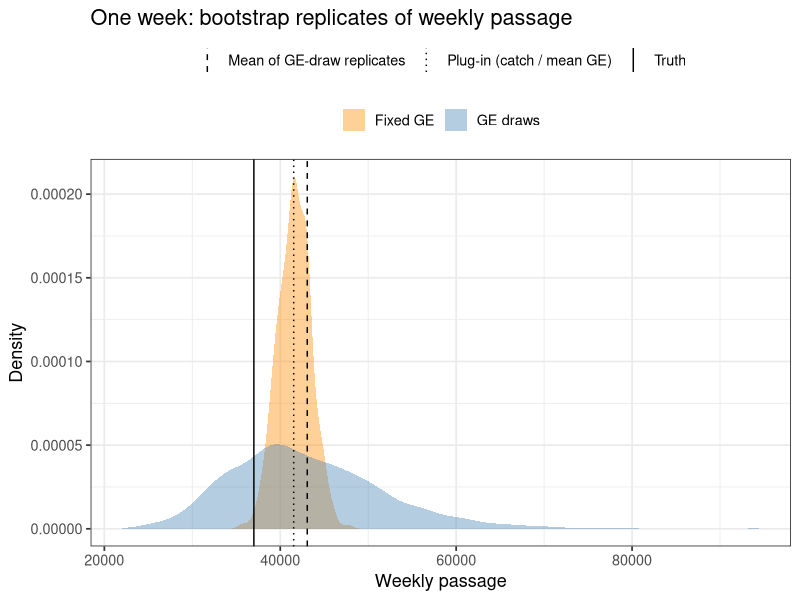
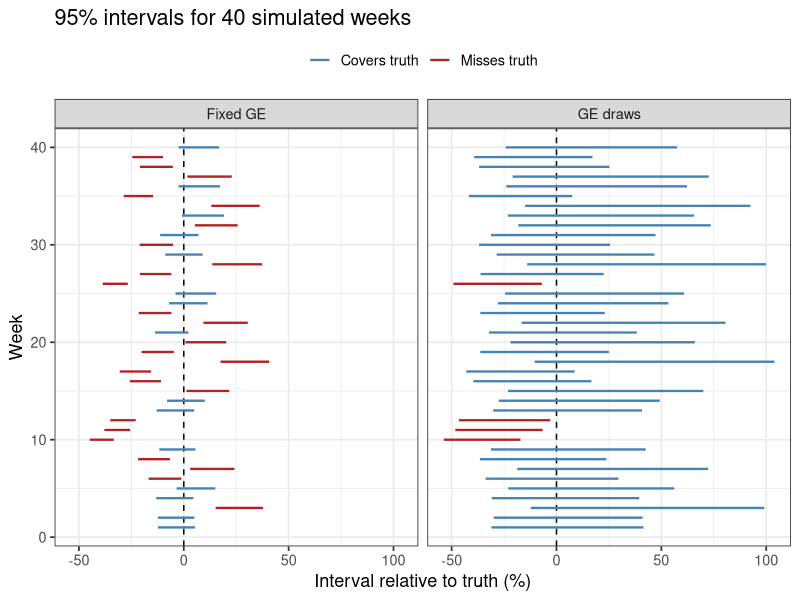

Generate these figures, in order, with R:
# From GE to abundance: whose uncertainty does the bootstrap carry?
# (Run time: about 10 seconds. Times vary up to 2x between computers.)
# (Run 00_setup.R once first: it installs packages and checks JAGS.)
#
# Lower Granite abundance expands the trap catch by the chance a passing fish
# is caught: the sampling rate times guidance efficiency (GE).
#   daily passage = daily catch / (sampling rate x GE)
#
# Two bootstraps for a week's total:
#   Fixed GE (SCRAPI-style): each replicate redraws each day's catch from a
#     binomial, rbinom(1, dailypass, Ptrue), with GE held at one value. The
#     interval carries trap-sampling noise but nothing about GE, even though
#     GE is the shakiest input.
#   GE draws (SCRAPI2-style): each replicate also gets its own GE draw from
#     the GE posterior, and the point estimate is the mean of the replicates.
#     Because 1 / GE is convex, the exact average of the expansion over the GE
#     posterior is above catch / (rate x mean GE) (Jensen's inequality,
#     02_lincoln_petersen.R). A finite bootstrap adds catch-redraw noise, so a
#     single week's replicate mean isn't guaranteed to land above it.
#
# This is a hybrid: catch noise comes from the bootstrap, GE uncertainty from
# posterior draws. It is not a full Bayesian posterior for abundance.
#
# Teaching version: plain R, no JAGS. The GE posterior here is a Beta from a
# simple PIT sample, standing in for the posterior draws from 05 to 07.
# Real SCRAPI also resamples measured fish for the composition splits; that
# part is left out, including posterior genetic stock-assignment uncertainty
# shown in the talk. This example carries catch and GE uncertainty only.
# All data are simulated.

library(ggplot2)

# 0. The talk's one-day fixed-GE bootstrap ----
# Same inputs as "Where Bootstrap Intervals Come From". This section uses a
# 90% interval; the weekly coverage experiment below deliberately uses 95%.
set.seed(20261029)
slide.catch <- 130
slide.rate <- 0.25
slide.ge <- 0.13
slide.B <- 2000
slide.p <- slide.rate * slide.ge
slide.passage <- slide.catch / slide.p
slide.catches <- rbinom(slide.B, round(slide.passage), slide.p)
slide.expanded <- slide.catches / slide.p
cat("Talk example: passage", slide.passage, "from", slide.catch, "caught\n")
cat("First bootstrap catches:", head(slide.catches), "\n")
cat("Simulated middle 90%:", round(quantile(slide.expanded, c(0.05, 0.95))), "\n")
# The slide reports 3,446 to 4,554 from a particular 2,000-replicate run.
# Its RNG state was not supplied. These finite-simulation endpoints can vary.
# The exact binomial quantiles are a reproducible reference, not a bootstrap:
slide.exact <- qbinom(c(0.05, 0.95), round(slide.passage), slide.p) / slide.p
cat("Exact binomial middle-90% endpoints:", round(slide.exact), "\n")
# Exact endpoints round to 3,446 and 4,585. Do not label the slide's simulated
# upper endpoint (4,554) as an exact quantile or tune a seed to force agreement.
stopifnot(abs(slide.passage - 4000) < 1e-8)

set.seed(8)

# 1. True values ----

N.day <- c(3000, 4500, 6000, 8000, 7000, 5000, 3500)   # true daily passage
N.week <- sum(N.day)
rate <- 0.25          # sampling rate
GE <- 0.05            # true guidance efficiency
n.pit <- 600          # PIT-tagged fish informing GE this week
B <- 2000             # bootstrap replicates

# 2. One week, both bootstraps ----

one.week <- function() {
  C <- rbinom(length(N.day), N.day, rate * GE)            # daily trap catch
  g <- rbinom(1, n.pit, GE)                               # PIT fish guided
  ge.draws <- rbeta(B, g + 1, n.pit - g + 1)              # GE posterior draws
  ge.mean <- mean(ge.draws)

  # Fixed GE: one GE for every replicate
  pass.fixed <- C / (rate * ge.mean)
  plug.in <- sum(pass.fixed)
  boot.fixed <- replicate(B, sum(rbinom(length(C), round(pass.fixed), rate * ge.mean) / (rate * ge.mean)))

  # GE draws: each replicate carries its own GE
  boot.draws <- sapply(ge.draws, function(ge) {
    pass <- C / (rate * ge)
    sum(rbinom(length(C), round(pass), rate * ge) / (rate * ge))
  })

  list(plug.in = plug.in, boot.fixed = boot.fixed, boot.draws = boot.draws,
       est.draws = mean(boot.draws), med.draws = median(boot.draws))
}

wk <- one.week()
ci <- function(x) round(quantile(x, c(0.025, 0.975)))
cat("True weekly passage:", N.week, "\n")
cat("Fixed GE:  plug-in estimate", round(wk$plug.in), "  95% interval", ci(wk$boot.fixed), "\n")
cat("GE draws:  mean of replicates", round(wk$est.draws), "  95% interval", ci(wk$boot.draws), "\n")
cat("Plug-in sits at the", round(100 * mean(wk$boot.draws < wk$plug.in)),
    "th percentile of the GE-draw replicates\n")

# 3. Repeat over many weeks ----

n.weeks <- 300
res <- t(replicate(n.weeks, {
  w <- one.week()
  c(plug.in = w$plug.in, est.draws = w$est.draws, med.draws = w$med.draws,
    lo.fixed = unname(quantile(w$boot.fixed, 0.025)), hi.fixed = unname(quantile(w$boot.fixed, 0.975)),
    lo.draws = unname(quantile(w$boot.draws, 0.025)), hi.draws = unname(quantile(w$boot.draws, 0.975)))
}))
res <- as.data.frame(res)

cover.fixed <- mean(res$lo.fixed <= N.week & N.week <= res$hi.fixed)
cover.draws <- mean(res$lo.draws <= N.week & N.week <= res$hi.draws)
cat("\nOver", n.weeks, "simulated weeks:\n")
cat("95% interval coverage   fixed GE:", round(100 * cover.fixed, 1), "%   GE draws:", round(100 * cover.draws, 1), "%\n")
cat("Median interval width   fixed GE:", round(median(res$hi.fixed - res$lo.fixed)),
    "   GE draws:", round(median(res$hi.draws - res$lo.draws)), "\n")
cat("Mean % error vs truth   plug-in:", round(100 * (mean(res$plug.in) / N.week - 1), 1),
    "%   mean of GE-draw replicates:", round(100 * (mean(res$est.draws) / N.week - 1), 1),
    "%   median of GE-draw replicates:", round(100 * (mean(res$med.draws) / N.week - 1), 1), "%\n")
cat("Weeks where the plug-in falls below the mean of the GE-draw replicates:",
    round(100 * mean(res$plug.in < res$est.draws)), "%\n")

# 4. Plot ----
# Each plot prints on its own.

boot.df <- rbind(data.frame(method = "Fixed GE", total = wk$boot.fixed),
                 data.frame(method = "GE draws", total = wk$boot.draws))
lines.df <- data.frame(what = c("Truth", "Plug-in (catch / mean GE)", "Mean of GE-draw replicates"),
                       x = c(N.week, wk$plug.in, wk$est.draws))
p1 <- ggplot(boot.df, aes(total, fill = method)) +
  geom_density(alpha = 0.4, color = NA) +
  geom_vline(data = lines.df, aes(xintercept = x, linetype = what)) +
  scale_fill_manual(NULL, values = c("Fixed GE" = "darkorange", "GE draws" = "steelblue")) +
  scale_linetype_manual(NULL, values = c("Truth" = "solid", "Plug-in (catch / mean GE)" = "dotted",
                                         "Mean of GE-draw replicates" = "dashed")) +
  labs(title = "One week: bootstrap replicates of weekly passage", x = "Weekly passage", y = "Density") +
  theme_bw(base_size = 13) + theme(legend.position = "top", legend.box = "vertical")
print(p1)

show <- 1:40
int.df <- rbind(data.frame(week = show, method = "Fixed GE", lo = res$lo.fixed[show], hi = res$hi.fixed[show]),
                data.frame(week = show, method = "GE draws", lo = res$lo.draws[show], hi = res$hi.draws[show]))
int.df$covers <- ifelse(int.df$lo <= N.week & N.week <= int.df$hi, "Covers truth", "Misses truth")
p2 <- ggplot(int.df, aes(y = week, xmin = 100 * (lo / N.week - 1), xmax = 100 * (hi / N.week - 1),
                         color = covers)) +
  geom_vline(xintercept = 0, linetype = "dashed") +
  geom_linerange(linewidth = 0.8) +
  facet_wrap(~ method) +
  scale_color_manual(NULL, values = c("Covers truth" = "steelblue", "Misses truth" = "firebrick")) +
  labs(title = "95% intervals for 40 simulated weeks", x = "Interval relative to truth (%)", y = "Week") +
  theme_bw(base_size = 13) + theme(legend.position = "top")
print(p2)

# Try this ----
# Predict before rerunning; reset each change before trying the next.
# 1. Set n.pit <- 100 in the weekly experiment. How do the widths and
#    coverage of the fixed-GE and GE-draw intervals change?
# 2. Set B <- 200. How stable are interval endpoints and the reported
#    coverage compared with the original 2,000-replicate run?

# Lessons ----
# - An interval has to carry the uncertainty of every estimated input. Holding
#   GE fixed gives an interval that is far too narrow and misses the truth
#   most of the time.
# - Giving every bootstrap replicate its own GE draw improved coverage to
#   about 95% in this simulation.
# - Propagating uncertainty and removing bias are different jobs. Carrying GE
#   draws widened the intervals to an honest width, but the inverse also
#   raised the mean of the replicates: in this simulation it ran a few percent
#   high, while the plug-in and the median landed closer to the truth.
# - The mean of the replicates sat above catch / (rate x mean GE) in every
#   simulated week here. Jensen's inequality guarantees that ordering for the
#   exact average over GE; the catch redraws add noise, so it isn't
#   guaranteed week by week.
# - Which center to report is a choice. Simulate your own setup to see the
#   trade.

# Where BPA teaches this ----
# BPA doesn't use the bootstrap. The Bayesian habit it teaches throughout is
# the same idea as giving each replicate its own GE draw: compute derived
# quantities from every posterior draw, then summarize. Example:
# - 5.4  The probability that the house martin population in 2015 is below
#        2009, computed from the posterior draws of N
